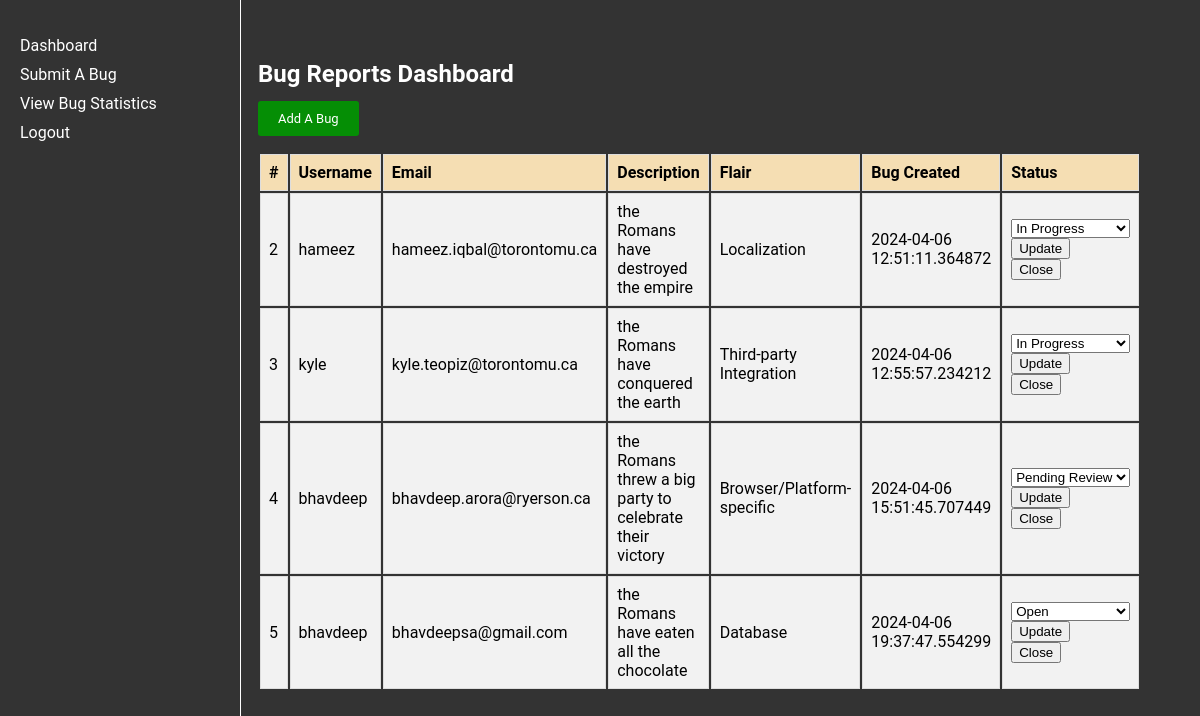
Page /dashboard on the earlier database version.
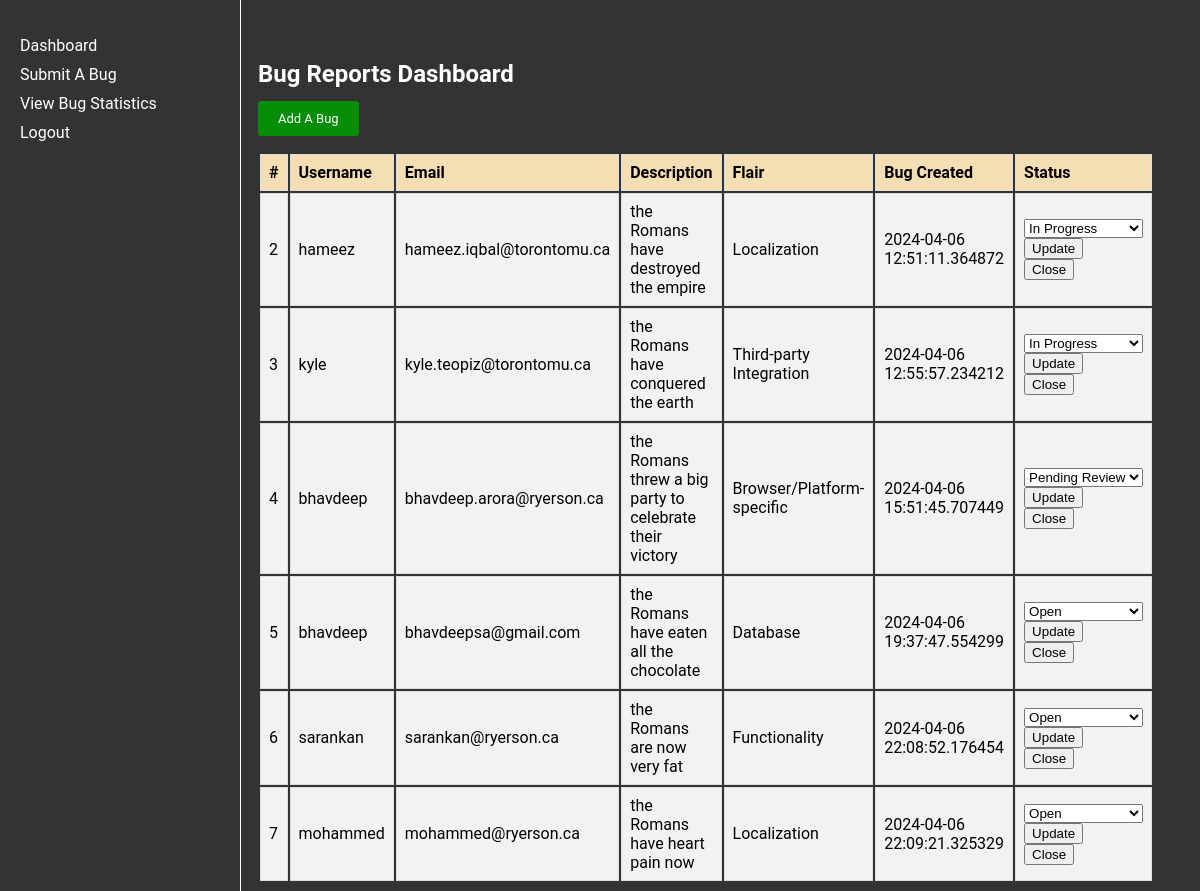
Same page on the later database version.
### app.py (models this page shows)
class Bug(db.Model, UserMixin):
    id = db.Column(db.Integer, primary_key=True)
    username = db.Column(db.String(20), nullable=False)
    email = db.Column(db.String(50), nullable=False)
    bug_description = db.Column(db.String(800), nullable=False)
    bug_flair = db.Column(db.String(20), nullable=True)
    bug_status = db.Column(db.String(20), nullable=True)
    timestamp = db.Column(db.DateTime, nullable=False, default=datetime.now)

### app.py (the view)
@app.route('/dashboard', methods=['GET', 'POST'])
def dashboard():
    bug_reports = Bug.query.all()
    return render_template('dashboard.html', bug_reports=bug_reports)

### templates/dashboard.html (shortened to what this page needs)
<!DOCTYPE html>
<html lang="en">
<head>
    <link rel="stylesheet" href="../static/dashboard.css">
</head>
<body>
    <div class="navbar">
        <ul>
            <li><a href="{{ url_for('dashboard') }}">Dashboard</a></li>
            <li><a href="{{ url_for('submit_bug') }}">Submit A Bug</a></li>
            <li><a href="{{ url_for('bug_graphs') }}">View Bug Statistics</a></li>
            <li><a href="{{ url_for('logout') }}">Logout</a></li>
        </ul>
    </div>
    <div class="table">
        <h2>Bug Reports Dashboard</h2>
        <a href="{{ url_for('submit_bug') }}" class="add-a-bug">Add A Bug</a>
        <table class="bug-report-table">
            <tr>
                <th>#</th>
                <th>Username</th>
                <th>Email</th>
                <th>Description</th>
                <th>Flair</th>
                <th>Bug Created</th>
                <th>Status</th>
            </tr>
            {% for bug in bug_reports %}
            <tr>
                <td>{{ bug.id }}</td>
                <td>{{ bug.username }}</td>
                <td>{{ bug.email }}</td>
                <td>{{ bug.bug_description }}</td>
                <td>{{ bug.bug_flair }}</td>
                <td>{{ bug.timestamp }}</td>
                <td>
                    <form method="POST" action="{{ url_for('update_bug_status', bug_id=bug.id) }}">
                        <select name="bug_status">
                            <option value="Open" {% if bug.bug_status == 'Open' %} selected {% endif %}>Open</option>
                            <option value="In Progress" {% if bug.bug_status == 'In Progress' %} selected {% endif %}>In Progress</option>
                            <option value="Pending Review" {% if bug.bug_status == 'Pending Review' %} selected {% endif %}>Pending Review</option>
                        </select>
                        <input type="submit" value="Update">
                    </form>
                    <form method="POST" action="{{ url_for('close_bug', bug_id=bug.id) }}">
                        <input type="submit" value="Close">
                    </form>
                </td>
            </tr>
            {% endfor %}
        </table>
    </div>
</body>
</html>

### static/dashboard.css (style rules this page uses)
body { font-family: "Roboto", sans-serif; background-color: #333; }
h2 { color: white; }
.navbar { width: 200px; height: 100%; position: fixed; top: 0; left: 0; background-color: #333; padding: 20px; color: white; border-right: 1px solid white; }
.navbar ul { list-style-type: none; padding: 0; }
.navbar li { margin-bottom: 10px; }
.navbar li a { color: white; text-decoration: none; }
.table { margin-left: 250px; width: calc(98% - 300px); margin-top: 60px; border-collapse: collapse; }
.table th, .table td { border: 1px solid #ddd; padding: 8px; }
.table th { background-color: wheat; text-align: left; }
.table tr:nth-child(even) { background-color: #f2f2f2; }
.table tr { background-color: #f2f2f2; }
.add-a-bug { background-color: rgb(5, 142, 5); color: #fff; border: none; border-radius: 3px; padding: 10px 20px; cursor: pointer; text-decoration: none; font-size: small; }
.bug-report-table { margin-top: 25px; }

Differences in the rows shown:
added Bug: id "6", username "sarankan", email "sarankan@ryerson.ca", bug_description "the Romans are now very fat", bug_flair "Functionality", timestamp "2024-04-06 22:08:52.176454", bug_status "Open"
added Bug: id "7", username "mohammed", email "mohammed@ryerson.ca", bug_description "the Romans have heart pain now", bug_flair "Localization", timestamp "2024-04-06 22:09:21.325329", bug_status "Open"
